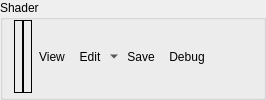
        <widget class="QGroupBox" name="csShaderGroup">
         <property name="sizePolicy">
          <sizepolicy hsizetype="Preferred" vsizetype="Minimum">
           <horstretch>0</horstretch>
           <verstretch>0</verstretch>
          </sizepolicy>
         </property>
         <property name="title">
          <string>Shader</string>
         </property>
         <layout class="QHBoxLayout" name="horizontalLayout_19">
          <property name="spacing">
           <number>0</number>
          </property>
          <property name="topMargin">
           <number>0</number>
          </property>
          <property name="bottomMargin">
           <number>4</number>
          </property>
          <item>
           <widget class="RDLabel" name="csShader">
            <property name="sizePolicy">
             <sizepolicy hsizetype="Minimum" vsizetype="MinimumExpanding">
              <horstretch>0</horstretch>
              <verstretch>0</verstretch>
             </sizepolicy>
            </property>
            <property name="frameShape">
             <enum>QFrame::Box</enum>
            </property>
           </widget>
          </item>
          <item>
           <widget class="RDLabel" name="csShaderDebug">
            <property name="sizePolicy">
             <sizepolicy hsizetype="Minimum" vsizetype="MinimumExpanding">
              <horstretch>0</horstretch>
              <verstretch>0</verstretch>
             </sizepolicy>
            </property>
            <property name="frameShape">
             <enum>QFrame::Box</enum>
            </property>
           </widget>
          </item>
          <item>
           <widget class="QToolButton" name="csShaderViewButton">
            <property name="cursor">
             <cursorShape>PointingHandCursor</cursorShape>
            </property>
            <property name="toolTip">
             <string>Open Shader Source</string>
            </property>
            <property name="text">
             <string>View</string>
            </property>
            <property name="icon">
             <iconset resource="../../Resources/resources.qrc">
              <normaloff>:/action.png</normaloff>:/action.png</iconset>
            </property>
            <property name="toolButtonStyle">
             <enum>Qt::ToolButtonTextBesideIcon</enum>
            </property>
            <property name="autoRaise">
             <bool>true</bool>
            </property>
           </widget>
          </item>
          <item>
           <widget class="QToolButton" name="csShaderEditButton">
            <property name="toolTip">
             <string>Edit Shader</string>
            </property>
            <property name="text">
             <string>Edit</string>
            </property>
            <property name="rdIcon" stdset="0">
             <string>page_white_edit</string>
            </property>
            <property name="popupMode">
             <enum>QToolButton::MenuButtonPopup</enum>
            </property>
            <property name="toolButtonStyle">
             <enum>Qt::ToolButtonTextBesideIcon</enum>
            </property>
            <property name="autoRaise">
             <bool>true</bool>
            </property>
           </widget>
          </item>
          <item>
           <widget class="QToolButton" name="csShaderSaveButton">
            <property name="toolTip">
             <string>Save Shader DXBC</string>
            </property>
            <property name="text">
             <string>Save</string>
            </property>
            <property name="rdIcon" stdset="0">
             <string>save</string>
            </property>
            <property name="toolButtonStyle">
             <enum>Qt::ToolButtonTextBesideIcon</enum>
            </property>
            <property name="autoRaise">
             <bool>true</bool>
            </property>
           </widget>
          </item>
          <item>
           <widget class="QToolButton" name="computeDebugSelector">
            <property name="text">
             <string>Debug</string>
            </property>
            <property name="rdIcon" stdset="0">
             <string>wrench</string>
            </property>
            <property name="toolButtonStyle">
             <enum>Qt::ToolButtonTextBesideIcon</enum>
            </property>
            <property name="autoRaise">
             <bool>true</bool>
            </property>
           </widget>
          </item>
          <item>
           <spacer name="horizontalSpacer_4">
            <property name="orientation">
             <enum>Qt::Horizontal</enum>
            </property>
            <property name="sizeHint" stdset="0">
             <size>
              <width>40</width>
              <height>20</height>
             </size>
            </property>
           </spacer>
          </item>
         </layout>
        </widget>
